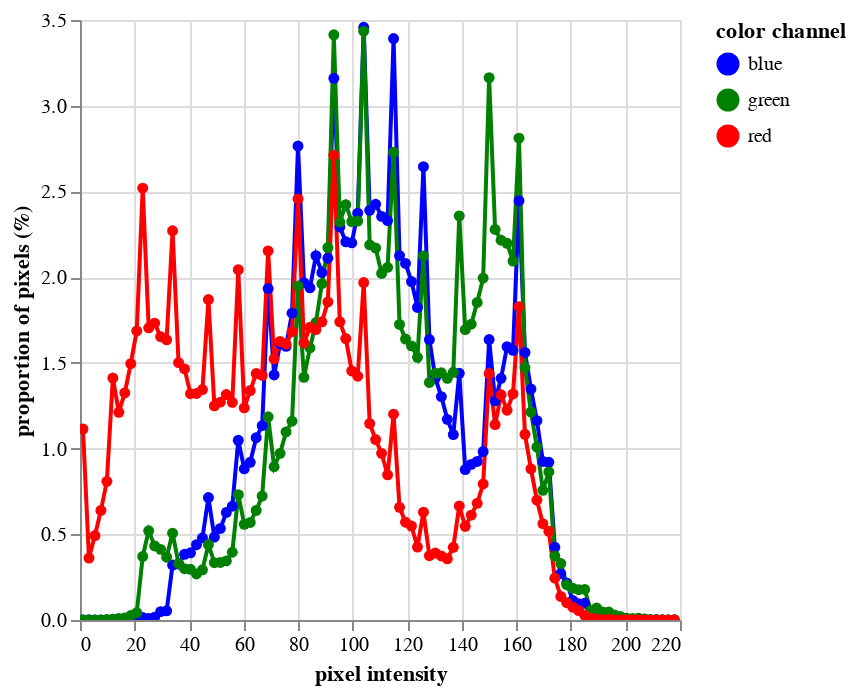

The cell this chart's notebook holds for it:
### Code cell
pcv.visualize.histogram(img = img)

### Figure 1 — Vega-Lite specification as saved in the notebook (floating-point values rounded to 4 significant figures; data arrays with more than 128 entries replaced by an {"elided": "..."} marker saying what was removed)
{"config": {"view": {"continuousWidth": 300, "continuousHeight": 300}, "range": {"category": ["blue", "green", "red"]}}, "data": {"name": "data-7cf9a88bbffebf8ac49f97629fb24941"}, "mark": {"type": "line", "point": true}, "encoding": {"color": {"field": "color channel", "type": "nominal"}, "tooltip": [{"field": "pixel intensity", "type": "quantitative"}, {"field": "proportion of pixels (%)", "type": "quantitative"}], "x": {"field": "pixel intensity", "type": "quantitative"}, "y": {"field": "proportion of pixels (%)", "type": "quantitative"}}, "params": [{"name": "param_1", "select": {"type": "interval", "encodings": ["x", "y"]}, "bind": "scales"}], "$schema": "https://vega.github.io/schema/vega-lite/v5.16.3.json", "datasets": {"data-7cf9a88bbffebf8ac49f97629fb24941": {"elided": "300 records"}}}
